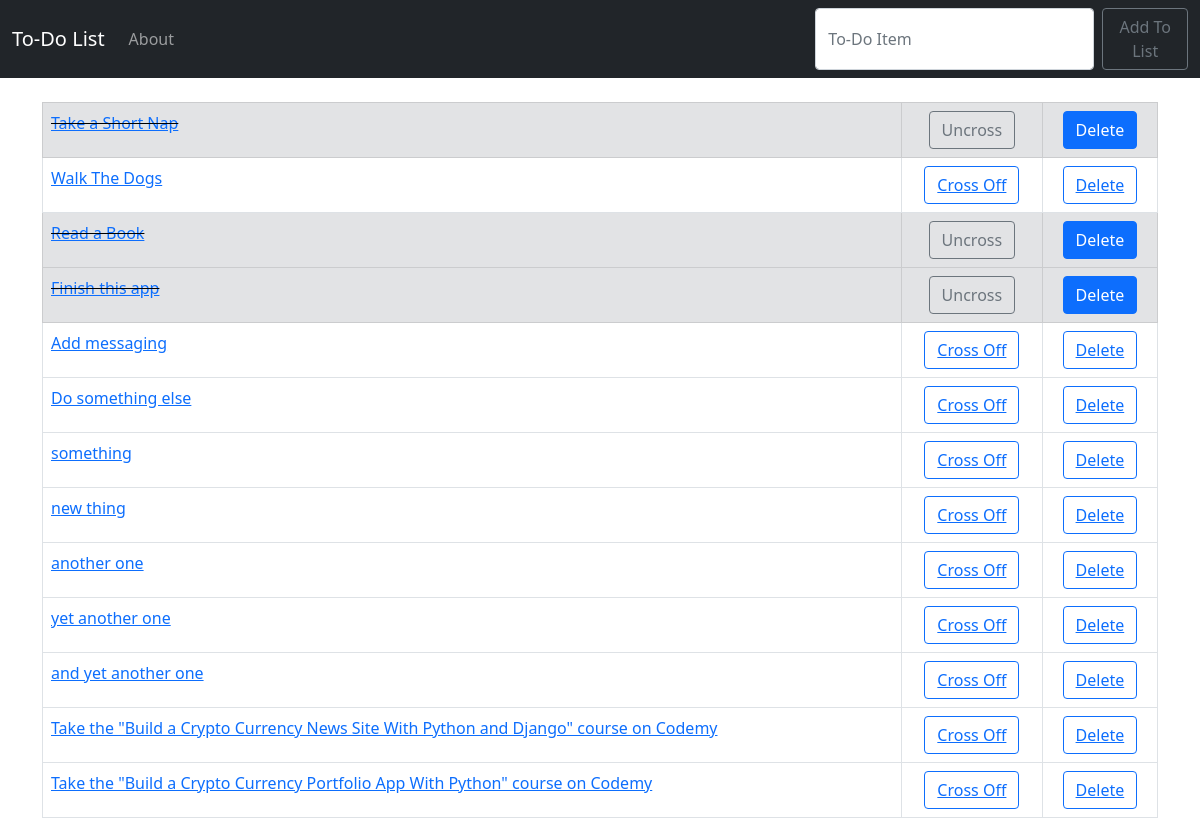
The page / on the database its author committed.
### todo_list/models.py (models this page shows, shortened)
class List(models.Model):
	item = models.CharField(max_length=200)
	completed = models.BooleanField(default=False)

### todo_list/views.py (the view)
# urls.py: 2. Add a URL to urlpatterns:  path('', views.home, name='home')
def home(request):
	if request.method == 'POST':
		form = ListForm(request.POST or None)
		if form.is_valid():
			form.save()
			all_items = List.objects.all
			messages.success(request, ('Item Has Been Added To List!'))
			return render(request, 'home.html', {'all_items': all_items})
	else:
		all_items = List.objects.all
		return render(request, 'home.html', {'all_items': all_items})

### todo_list/templates/home.html (shortened to what this page needs)
{% extends 'base.html' %}
{% block content %}
	{% if all_items %}
	<table class="table table-bordered">
		{% for things in all_items %}
			{% if things.completed %}
			<tr class="table-secondary">
				<td class="striker"><a href="{% url 'edit' things.id %}">{{ things.item }}</a></td>
				<td><center><a href="{% url 'uncross' things.id %}"><button type="button" class="btn btn-outline-secondary">Uncross</button></a></center></td>
				<td><center><a href="{% url 'delete' things.id %}"><button class="btn btn-primary" type="button">Delete</button></a></center></td>
			</tr>
			{% else %}
			<tr>
				<td><a href="{% url 'edit' things.id %}">{{ things.item }}</a></td>
				<td><center><a href="{% url 'cross_off' things.id %}"><button type="button" class="btn btn-outline-primary">Cross Off</a></center></td>
				<td><center><a href="{% url 'delete' things.id %}"><button type="button" class="btn btn-outline-primary">Delete</a></center></td>
			</tr>
			{% endif %}
		{% endfor %}
	</table>
	{% endif %}
{% endblock %}

### todo_list/templates/base.html (shortened to what this page needs)
{% load static %}
<!doctype html>
<html lang="en">
  <head>
    <link href="https://cdn.jsdelivr.net/npm/bootstrap@5.0.0-beta2/dist/css/bootstrap.min.css" rel="stylesheet">
    <link rel="stylesheet" href="{% static 'css/my_style.css' %}">
  </head>
  <body>
  	<nav class="navbar navbar-expand-lg navbar-dark bg-dark">
  <div class="container-fluid">
    <a class="navbar-brand" href="{% url 'home' %}">To-Do List</a>
    <div class="collapse navbar-collapse" id="navbarSupportedContent">
      <ul class="navbar-nav me-auto mb-2 mb-lg-0">
        <li class="nav-item">
          <a class="nav-link" href="{% url 'about' %}">About</a>
        </li>
      </ul>
      <form class="d-flex" method="POST">
        <input class="form-control me-2" type="search" placeholder="To-Do Item" aria-label="Search" name="item">
        <button class="btn btn-outline-secondary" type="submit">Add To List</button>
      </form>
    </div>
  </div>
</nav>
  	<br/>
  	<div class="container">
    	{% block content %}
		{% endblock %}
	</div>
  </body>
</html>

### static/css/my_style.css (style rules this page uses)
.striker { text-decoration: line-through; }

### rows shown on the page
List: item "Take a Short Nap"
List: item "Walk The Dogs"
List: item "Read a Book"
List: item "Finish this app"
List: item "Add messaging"
List: item "Do something else"
List: item "something"
List: item "new thing"
List: item "another one"
List: item "yet another one"
List: item "and yet another one"
List: item "Take the \"Build a Crypto Currency News Site With Python and Django\" course on Codemy"
List: item "Take the \"Build a Crypto Currency Portfolio App With Python\" course on Codemy"
